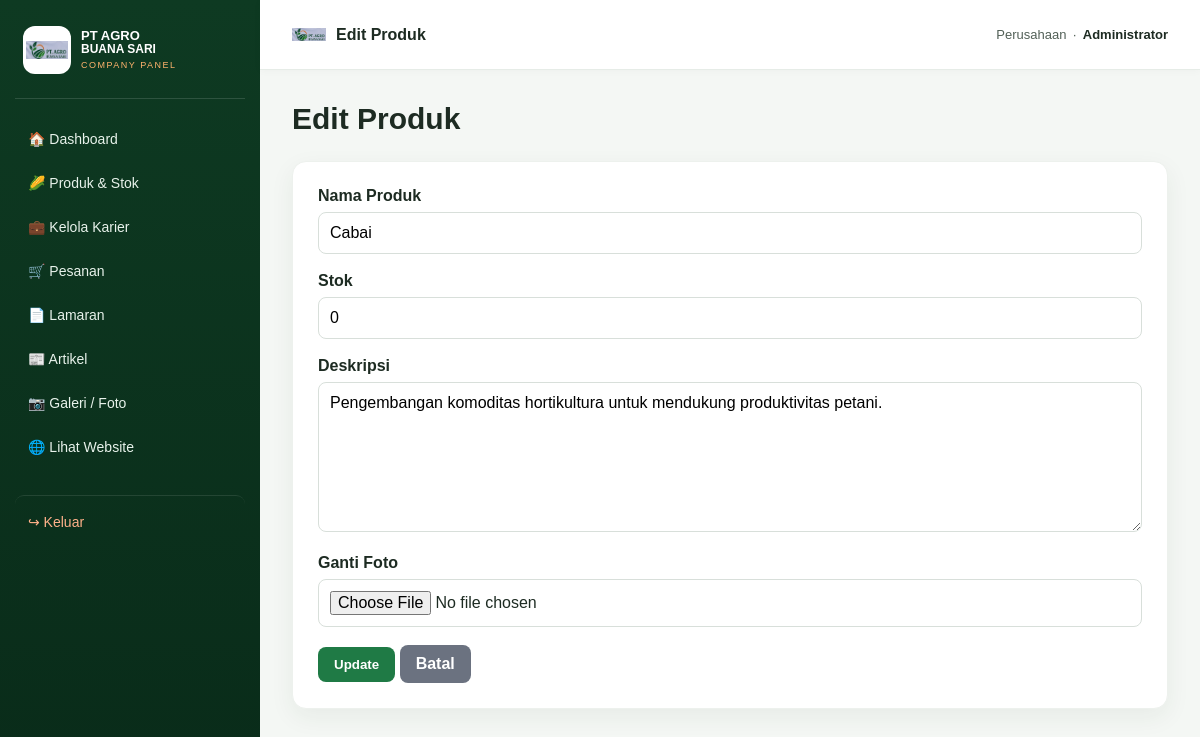
The app's page /admin/produk/edit.php?id=2 (signed in) with its own data.
### tables this page shows
CREATE TABLE IF NOT EXISTS produk (
    id INT AUTO_INCREMENT PRIMARY KEY,
    nama_produk VARCHAR(150) NOT NULL,
    deskripsi TEXT NOT NULL,
    stok INT NOT NULL DEFAULT 0,
    foto VARCHAR(255) DEFAULT NULL,
    created_at TIMESTAMP DEFAULT CURRENT_TIMESTAMP
);

### admin/produk/edit.php (the view, shortened to what this page needs)
<?php
require_once '../inc/auth.php'; require_once '../../config/koneksi.php'; $title='Edit Produk'; $id=(int)($_GET['id']??0); $s=$conn->prepare("SELECT * FROM produk WHERE id=?");$s->bind_param('i',$id);$s->execute();$data=$s->get_result()->fetch_assoc();if(!$data)die('Produk tidak ditemukan.');$error='';
include '../inc/header.php'; ?><div class="page-title"><h1>Edit Produk</h1></div><div class="form-card"><?php if($error): ?><div class="alert"><?=htmlspecialchars($error)?></div><?php endif; ?><form method="post" enctype="multipart/form-data"><div class="form-group"><label>Nama Produk</label><input name="nama_produk" value="<?=htmlspecialchars($_POST['nama_produk']??$data['nama_produk'])?>" required></div><div class="form-group"><label>Stok</label><input type="number" name="stok" min="0" value="<?=htmlspecialchars($_POST['stok']??$data['stok'])?>" required></div><div class="form-group"><label>Deskripsi</label><textarea name="deskripsi" required><?=htmlspecialchars($_POST['deskripsi']??$data['deskripsi'])?></textarea></div><div class="form-group"><label>Ganti Foto</label><input type="file" name="foto" accept="image/jpeg,image/png,image/webp"><?php if($data['foto']): ?><br><img class="preview" src="../../uploads/produk/<?=htmlspecialchars($data['foto'])?>"><?php endif; ?></div><button class="btn green">Update</button> <a class="btn gray" href="index.php">Batal</a></form></div><?php include '../inc/footer.php'; ?>

### admin/assets/admin.css (style rules this page uses)
* { box-sizing:border-box }
body { margin:0;font-family:Arial,sans-serif;background:#f4f7f4;color:#1d2b22 }
.page-title { display:flex;align-items:center;justify-content:space-between;gap:15px;margin-bottom:25px }
.page-title h1 { margin:0;font-size:30px }
.btn { display:inline-block;padding:10px 16px;background:#e87518;color:#fff;border:0;border-radius:8px;text-decoration:none;cursor:pointer;font-weight:700 }
.btn.green { background:#1f7a45 }
.btn.gray { background:#6b7280 }
.form-card { background:#fff;padding:25px;border-radius:14px;box-shadow:0 8px 25px #193b2510;border:1px solid #edf1ed }
.form-group { margin-bottom:18px }
.form-group label { display:block;font-weight:700;margin-bottom:7px }
.form-group input,.form-group textarea,.form-group select,.inline-form select { width:100%;padding:11px;border:1px solid #d8dfda;border-radius:8px;font:inherit;background:#fff }
.form-group textarea { min-height:150px;resize:vertical }

### records on screen
produk: nama_produk "Cabai", stok "0", deskripsi "Pengembangan komoditas hortikultura untuk mendukung produktivitas petani."

### other values on screen
$title "Edit Produk"
$_SESSION['admin_nama'] "Administrator"
